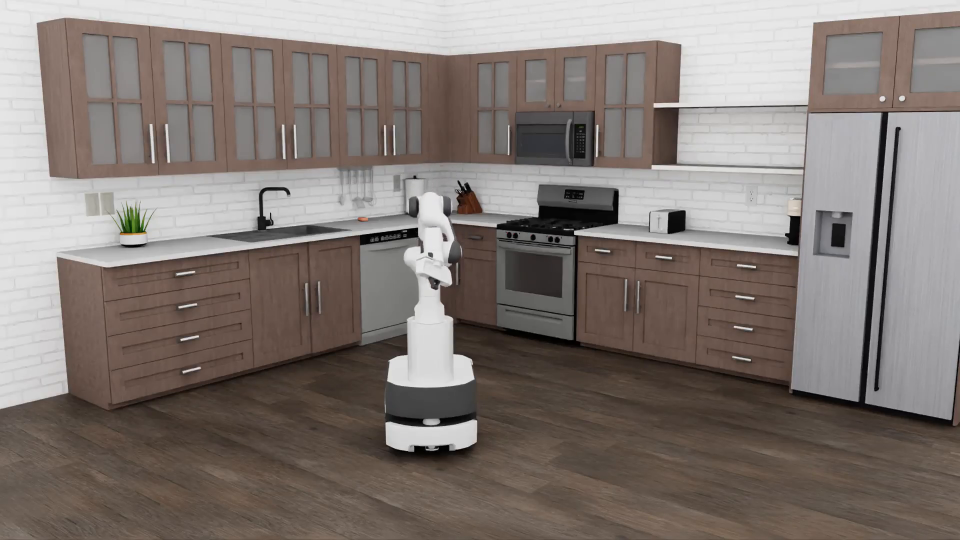
#> input picture assets/teaser-source/robocasa-kitchen-robot.png, 1920 x 1080 px (shown at 1/2 size)
$ python render_teaser.py
#> lines starting #> are read from the running program, lines starting #| are printed output that depends on the picture
#!/usr/bin/env python3
"""Render the editable RoboCasa teaser used by the GitHub README.

The four annotations match the public survey website. They are explanatory
marks on an official RoboCasa frame, not model predictions or robot rollouts.
"""

from pathlib import Path
import xml.etree.ElementTree as ET

import matplotlib

matplotlib.use("Agg")
matplotlib.rcParams.update({
    "font.family": "DejaVu Sans",
    "svg.fonttype": "none",
    "svg.hashsalt": "3d-scene-survey-teaser",
})
import matplotlib.image as mpimg
import matplotlib.pyplot as plt
import matplotlib.patheffects as pe
from matplotlib.colors import to_rgba
from matplotlib.patches import Circle, FancyArrowPatch, Polygon, Rectangle


ROOT = Path(__file__).resolve().parents[1]
ASSETS = ROOT / "assets"
IMAGE = ASSETS / "teaser-source" / "robocasa-kitchen-robot.png"
W, H = 1920, 1200
PAPER, INK, MUTED, PANEL = "#f8f5ee", "#17252d", "#64737a", "#0b1821"
AREAS = {
    "perception": ("#16718b", "#8bd8e8", "Scene perception", "Recognize objects, parts, and motion", "perception.html"),
    "reconstruction": ("#7955b5", "#cfb7ff", "Scene reconstruction", "Reconstruct 3D scenes from images and scans", "reconstruction.html"),
    "generation": ("#a15a14", "#f4cb8c", "Scene generation", "Create layouts and environments", "generation.html"),
    "robotics": ("#197758", "#9bddbd", "Robots & embodied agents", "Navigate, plan, and manipulate", "robotics.html"),
}
BASE = "https://hyokong.github.io/Awesome-3D-Scene-Understanding-and-Interaction/"
TEXT = []

fig, ax = plt.subplots(figsize=(W / 100, H / 100), dpi=100)
fig.patch.set_facecolor(PAPER)
fig.subplots_adjust(left=0, right=1, top=1, bottom=0)
ax.set(xlim=(0, W), ylim=(H, 0), aspect="equal")
ax.axis("off")


def text(x, y, value, size=18, color=INK, bold=False, align="left", **kwargs):
    artist = ax.text(x, y, value, fontsize=size * .72, color=color,
                     fontweight="bold" if bold else "normal", ha=align,
                     va=kwargs.pop("va", "baseline"), **kwargs)
    TEXT.append(artist)
    return artist


def outline(points, color, dashed=False, filled=False, closed=True):
    patch = Polygon(points, closed=closed,
                    facecolor=to_rgba(color, .12) if filled else "none",
                    edgecolor=color,
                    linewidth=2.1, linestyle=(0, (5, 4)) if dashed else "-",
                    joinstyle="round", zorder=4)
    if not filled:
        patch.set_path_effects([pe.Stroke(linewidth=4, foreground="#ffffff", alpha=.8), pe.Normal()])
    ax.add_patch(patch)
    return patch


def arrow(points, color):
    path = FancyArrowPatch(points[0], points[-1], connectionstyle="arc3,rad=.12",
                           arrowstyle="-|>", mutation_scale=18, color=color,
                           linewidth=2.4, zorder=5)
    path.set_path_effects([pe.Stroke(linewidth=5, foreground="#ffffff", alpha=.8), pe.Normal()])
    ax.add_patch(path)


def leader(points, color):
    """Draw a discreet connector from a glass label to its scene marker."""
    xs, ys = zip(*points)
    (line,) = ax.plot(xs, ys, color=color, linewidth=2.2, zorder=5)
    line.set_path_effects([pe.Stroke(linewidth=4.5, foreground="#ffffff", alpha=.72), pe.Normal()])


def pin(x, y, number, color):
    ax.add_patch(Circle((x, y), 17, facecolor=color, edgecolor="#ffffff", linewidth=1.8, zorder=8))
    text(x, y, str(number), 17, "#ffffff", True, align="center", va="center", zorder=9)


def callout(x, y, width, key, number):
    color, tint, title, detail, destination = AREAS[key]
    panel = Rectangle((x, y), width, 104, facecolor=PANEL, edgecolor="#ffffff55",
                      linewidth=1, alpha=.78, zorder=6)
    panel.set_url(BASE + destination)
    ax.add_patch(panel)
    title_artist = text(x + 45, y + 42, title, 30, "#ffffff", True, zorder=9)
    detail_artist = text(x + 45, y + 78, detail, 21, "#edf4f5", zorder=9)
    key_artist = text(x + 18, y + 42, str(number), 22, tint, True, zorder=9)
    for artist in (title_artist, detail_artist, key_artist):
        artist.set_url(BASE + destination)


text(60, 58, "3D Scene Understanding & Interaction", 36, INK, True)
text(1860, 58, "open survey", 16, MUTED, align="right")
ax.plot([60, 1860], [82, 82], color="#cbd1cf", lw=1)

# The photo stays at 16:9. Coordinates below are scaled from its 1920 × 1080
# source so the semantic markers agree with the website teaser.
photo_x, photo_y, photo_w = 60, 130, 1800
photo_h = photo_w * 9 / 16
image = mpimg.imread(IMAGE)
#> image is the input picture: shape (1080, 1920, 3) float32; mean R, G, B 0.511, 0.476, 0.457
ax.imshow(image, extent=(photo_x, photo_x + photo_w, photo_y + photo_h, photo_y), zorder=2)
ax.add_patch(Rectangle((photo_x, photo_y), photo_w, photo_h, fill=False,
                       edgecolor="#ccd4d5", linewidth=1, zorder=3))


def p(x, y):
    return photo_x + photo_w * x / 1920, photo_y + photo_h * y / 1080


perception, _, *_ = AREAS["perception"]
reconstruction, _, *_ = AREAS["reconstruction"]
generation, _, *_ = AREAS["generation"]
robotics, _, *_ = AREAS["robotics"]

# 1: cabinet and parts. 2: inferred surfaces. 3: room layout. 4: reach path.
outline([p(148, 76), p(445, 98), p(448, 347), p(151, 360)], perception, filled=True)
outline([p(148, 76), p(445, 98), p(448, 347), p(151, 360)], perception)

wire_front = [p(1155, 470), p(1593, 510), p(1593, 770), p(1155, 700)]
wire_back = [p(1190, 435), p(1612, 475), p(1612, 729)]
outline(wire_front, reconstruction)
outline(wire_back, reconstruction, dashed=True, closed=False)
for first, second in [(wire_front[0], wire_back[0]), (wire_front[1], wire_back[1]), (wire_front[2], wire_back[2])]:
    outline([first, second], reconstruction, dashed=True, closed=False)
for first, second in [(p(1301, 483), p(1301, 723)), (p(1447, 497), p(1447, 747)), (p(1155, 585), p(1593, 638))]:
    outline([first, second], reconstruction, dashed=True, closed=False)

outline([p(136, 820), p(700, 700), p(1490, 800), p(1100, 1010)], generation, dashed=True, filled=True)
arrow([p(875, 560), p(637, 582)], robotics)

# Connect each label edge to its corresponding scene marker.
leader([(p(360, 0)[0], photo_y + 138), p(360, 290)], perception)
leader([(p(1410, 0)[0], photo_y + 138), p(1410, 490)], reconstruction)
leader([p(400, 1000), p(400, 900), p(440, 830)], generation)
leader([p(1420, 1000), p(1420, 900), p(1120, 840), p(875, 560)], robotics)

pin(*p(360, 290), 1, perception)
pin(*p(1410, 490), 2, reconstruction)
pin(*p(440, 830), 3, generation)
pin(*p(875, 560), 4, robotics)

callout(photo_x + 34, photo_y + 34, 660, "perception", 1)
callout(photo_x + photo_w - 694, photo_y + 34, 660, "reconstruction", 2)
callout(photo_x + 34, photo_y + photo_h - 138, 660, "generation", 3)
callout(photo_x + photo_w - 694, photo_y + photo_h - 138, 660, "robotics", 4)

text(60, 1178, "RoboCasa simulation frame · four survey modules illustrated in one scene", 17, INK, True)
credit = text(1860, 1178, "RoboCasa, Nasiriany et al. · CC BY 4.0 · annotations schematic", 15, MUTED, align="right")
credit.set_url("https://robocasa.ai/")


def validate():
    fig.canvas.draw()
    renderer = fig.canvas.get_renderer()
    for artist in TEXT:
        box = artist.get_window_extent(renderer)
        if box.x0 < 0 or box.y0 < 0 or box.x1 > W or box.y1 > H:
            raise ValueError(f"Text outside canvas: {artist.get_text()}")


if __name__ == "__main__":
    validate()
    svg = ASSETS / "survey-teaser.svg"
    png = ASSETS / "survey-teaser.png"
    fig.savefig(svg, format="svg", metadata={
        "Date": None,
        "Title": "3D Scene Understanding and Interaction",
        "Description": "An official RoboCasa kitchen frame annotated with the four survey modules: scene perception, scene reconstruction, scene generation, and robots and embodied agents. The annotations are schematic research examples, not model predictions or recorded robot actions.",
        "Creator": "Awesome 3D Scene Understanding and Interaction",
    })
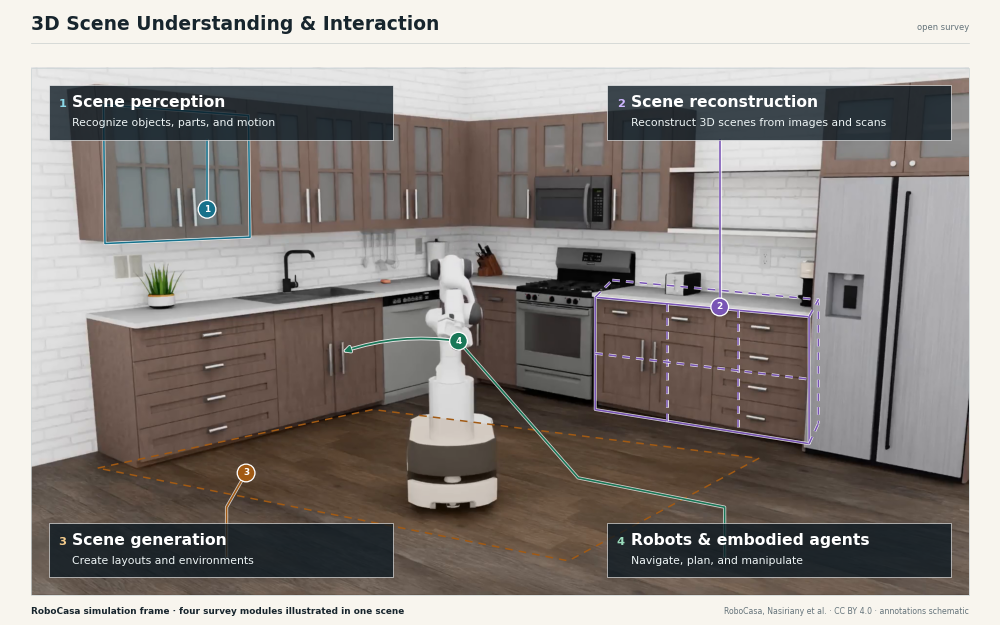
#> figure drawn by matplotlib, 1 panel
    value = svg.read_text()
    value = value.replace("<defs>", "<title>3D Scene Understanding and Interaction</title>\n<desc>An official RoboCasa kitchen frame annotated with four survey modules. A cabinet outline represents scene perception, a wireframe represents scene reconstruction, a room-layout outline represents scene generation, and a reach arrow represents robots and embodied agents. The annotations are schematic research examples, not model predictions or recorded robot actions.</desc>\n<defs>", 1)
    value = "\n".join(line.rstrip() for line in value.splitlines()) + "\n"
    svg.write_text(value)
    fig.savefig(png, dpi=200)
    tree = ET.parse(svg)
    namespace = {"s": "http://www.w3.org/2000/svg"}
    assert tree.find("s:title", namespace) is not None and tree.find("s:desc", namespace) is not None
    print(f"Validated {len(TEXT)} labels; wrote {svg} and {png}.")
